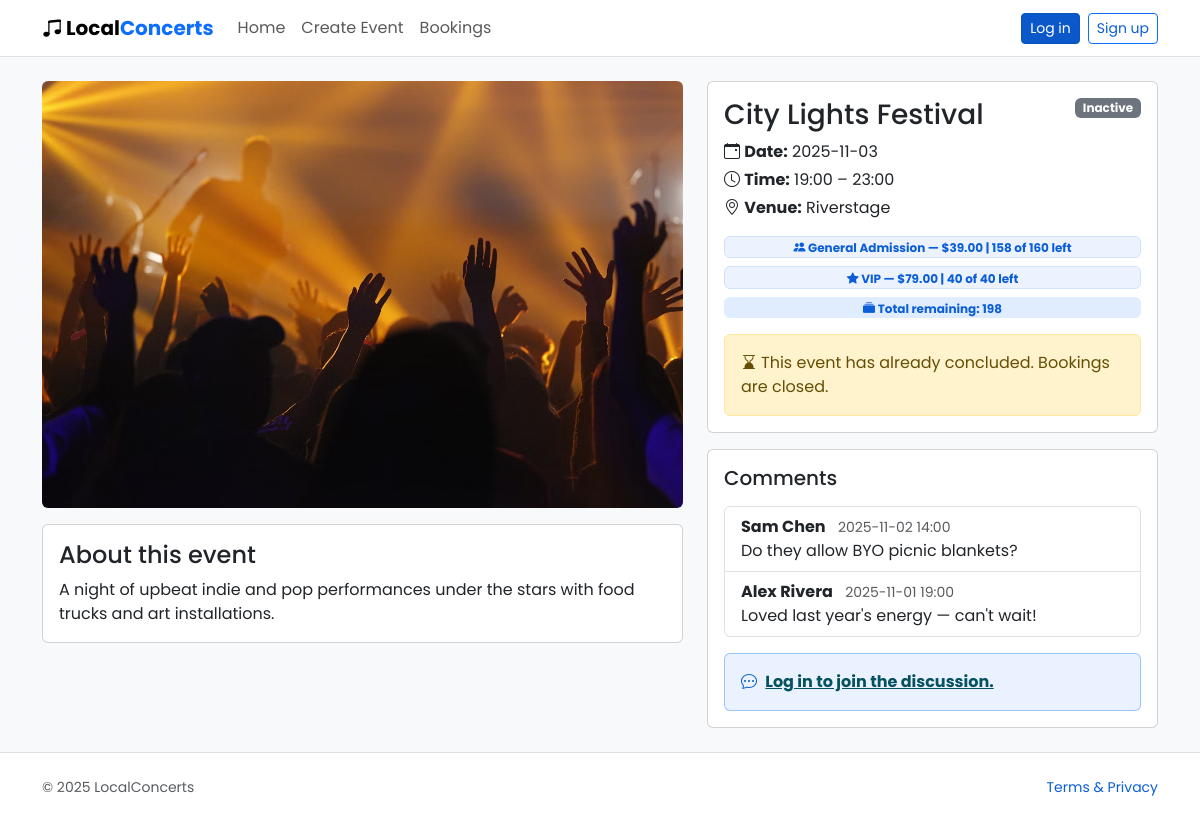
The page /events/1 on the database its author committed.
### website/models.py (models this page shows, shortened)
class Event(db.Model):
    id = db.Column(db.Integer, primary_key=True)
    title = db.Column(db.String(150), nullable=False)
    venue = db.Column(db.String(150), nullable=False)
    description = db.Column(db.Text, nullable=False)
    start_time = db.Column(db.DateTime, nullable=False)
    end_time = db.Column(db.DateTime, nullable=False)
    general_price = db.Column(db.Numeric(10, 2), nullable=False, default=0)
    vip_price = db.Column(db.Numeric(10, 2), nullable=True)
    status = db.Column(db.String(40), nullable=False, default='Open')
    category = db.Column(db.String(60))
    image_url = db.Column(db.String(255))
    general_capacity = db.Column(db.Integer, nullable=False, default=50)
    vip_capacity = db.Column(db.Integer, nullable=False, default=0)
    owner_id = db.Column(db.Integer, db.ForeignKey('user.id'), nullable=False)
    comments = db.relationship('Comment', back_populates='event', cascade='all, delete-orphan')
    orders = db.relationship('Order', back_populates='event', cascade='all, delete-orphan')
    owner = db.relationship('User', back_populates='events')
    @property
    def is_expired(self) -> bool:
        reference = self.end_time or self.start_time
        if reference is None:
            return False
        return reference < datetime.utcnow()
    @property
    def display_status(self) -> str:
        base_status = (self.status or '').strip()
        if base_status.lower() == 'cancelled':
            return 'Cancelled'
        if base_status.lower() == 'sold out' or self.total_remaining_tickets <= 0:
            return 'Sold Out'
        if self.is_expired:
            return 'Inactive'
        return base_status or 'Open'
    @property
    def general_tickets_sold(self) -> int:
        return sum(order.quantity for order in self.orders if order.ticket_type == 'general')
    @property
    def vip_tickets_sold(self) -> int:
        return sum(order.quantity for order in self.orders if order.ticket_type == 'vip')
    @property
    def general_remaining_tickets(self) -> int:
        return max(self.general_capacity - self.general_tickets_sold, 0)
    @property
    def vip_remaining_tickets(self) -> int:
        return max(self.vip_capacity - self.vip_tickets_sold, 0)
    @property
    def total_remaining_tickets(self) -> int:
        return self.general_remaining_tickets + self.vip_remaining_tickets

class Comment(db.Model):
    id = db.Column(db.Integer, primary_key=True)
    body = db.Column(db.Text, nullable=False)
    created_at = db.Column(db.DateTime, nullable=False, default=datetime.utcnow)
    user_id = db.Column(db.Integer, db.ForeignKey('user.id'), nullable=False)
    event_id = db.Column(db.Integer, db.ForeignKey('event.id'), nullable=False)
    user = db.relationship('User', back_populates='comments')
    event = db.relationship('Event', back_populates='comments')

class User(db.Model, UserMixin):
    id = db.Column(db.Integer, primary_key=True)
    first_name = db.Column(db.String(80), nullable=False)
    last_name = db.Column(db.String(80), nullable=False)
    email = db.Column(db.String(120), unique=True, nullable=False)
    password_hash = db.Column(db.String(255), nullable=False)
    contact_number = db.Column(db.String(30), nullable=False)
    street_address = db.Column(db.String(255), nullable=False)
    orders = db.relationship('Order', back_populates='user', cascade='all, delete-orphan')
    comments = db.relationship('Comment', back_populates='user', cascade='all, delete-orphan')
    events = db.relationship('Event', back_populates='owner', cascade='all, delete-orphan')
    @property
    def name(self) -> str:
        return f"{self.first_name} {self.last_name}".strip()

### website/views.py (the view)
@main_bp.route('/events/<int:event_id>')
def event(event_id: int):
    event = db.session.get(Event, event_id)
    if event is None:
        abort(404)
    return _render_event(event)

### website/templates/event.html (shortened to what this page needs)
<!doctype html>
<html lang="en">
<head>
  <link href="https://cdn.jsdelivr.net/npm/bootstrap@5.3.3/dist/css/bootstrap.min.css" rel="stylesheet"/>
  <link href="https://cdn.jsdelivr.net/npm/bootstrap-icons@1.11.3/font/bootstrap-icons.css" rel="stylesheet"/>
  <link rel="stylesheet" href="{{ url_for('static', filename='style/styles.css') }}"/>
</head>
<body>
  <nav class="navbar navbar-expand-lg navbar-light bg-white border-bottom">
    <div class="container">
      <a class="navbar-brand fw-bold" href="{{ url_for('main.index') }}"><i class="bi bi-music-note-beamed me-1"></i>Local<span>Concerts</span></a>
      <div class="collapse navbar-collapse" id="navMain">
        <ul class="navbar-nav me-auto">
          <li class="nav-item"><a class="nav-link" href="{{ url_for('main.index') }}">Home</a></li>
          <li class="nav-item"><a class="nav-link" href="{{ url_for('main.create_event') }}">Create Event</a></li>
          <li class="nav-item"><a class="nav-link" href="{{ url_for('main.bookings') }}">Bookings</a></li>
        </ul>
        <div class="ms-3 d-flex align-items-center gap-2">
          {% if current_user.is_authenticated %}
            <span class="badge text-bg-success">Signed in as {{ current_user.name }}</span>
            <a class="btn btn-outline-secondary btn-sm" href="{{ url_for('auth.logout') }}">Log out</a>
          {% else %}
            <a class="btn btn-primary btn-sm{% if active_tab != 'register' %} active{% endif %}" aria-current="{{ 'page' if active_tab != 'register' else 'false' }}" href="{{ url_for('auth.login') }}">Log in</a>
            <a class="btn btn-outline-secondary btn-sm{% if active_tab == 'register' %} active{% endif %}" aria-current="{{ 'page' if active_tab == 'register' else 'false' }}" href="{{ url_for('auth.login', tab='register') }}">Sign up</a>
          {% endif %}
        </div>
      </div>
    </div>
  </nav>
  <main class="container py-4">
    <div class="row g-4">
      <div class="col-lg-7">
        <img src="{{ event_image_url }}" alt="{{ event.title }}" class="img-fluid rounded mb-3 w-100">
        <div class="card">
          <div class="card-body">
            <h4 class="card-title">About this event</h4>
            <p class="mb-0">{{ event.description }}</p>
          </div>
        </div>
      </div>
      <div class="col-lg-5">
        <div class="card">
          <div class="card-body">
            <div class="d-flex justify-content-between align-items-start mb-2">
              <h3 class="mb-0">{{ event.title }}</h3>
              {% set status_label = event.display_status %}
              {% if status_label %}
              {% set status_lower = status_label|lower %}
              {% set badge_class = 'secondary' %}
              {% if 'open' in status_lower %}
                {% set badge_class = 'success' %}
              {% elif 'sold' in status_lower %}
                {% set badge_class = 'danger' %}
              {% elif 'cancel' in status_lower %}
                {% set badge_class = 'dark' %}
              {% elif 'expired' in status_lower %}
                {% set badge_class = 'secondary' %}
              {% endif %}
              <span class="badge text-bg-{{ badge_class }}">{{ status_label }}</span>
              {% endif %}
            </div>
            <p class="mb-1"><i class="bi bi-calendar-event"></i> <strong>Date:</strong> {{ event.start_time.strftime('%Y-%m-%d') if event.start_time else 'TBA' }}</p>
            <p class="mb-1"><i class="bi bi-clock"></i> <strong>Time:</strong>
              {% if event.start_time and event.end_time %}
                {{ event.start_time.strftime('%H:%M') }} – {{ event.end_time.strftime('%H:%M') }}
              {% else %}
                TBA
              {% endif %}
            </p>
            <p class="mb-3"><i class="bi bi-geo-alt"></i> <strong>Venue:</strong> {{ event.venue }}</p>
            <div class="mb-3 d-flex flex-column gap-2">
              <span class="badge text-bg-light border">
                <i class="bi bi-people-fill"></i>
                General Admission — ${{ '{:.2f}'.format(event.general_price) }} |
                {{ general_available }} of {{ event.general_capacity }} left
              </span>
              {% if event.vip_capacity > 0 %}
                <span class="badge text-bg-light border">
                  <i class="bi bi-star-fill"></i>
                  VIP — ${{ '{:.2f}'.format(event.vip_price if event.vip_price is not none else event.general_price) }} |
                  {{ vip_available }} of {{ event.vip_capacity }} left
                </span>
              {% endif %}
              <span class="badge text-bg-info text-dark">
                <i class="bi bi-collection-fill"></i>
                Total remaining: {{ general_available + vip_available }}
              </span>
            </div>
            {% if event.status.lower() == 'cancelled' %}
              <div class="alert alert-danger mb-0" role="alert">
                <i class="bi bi-x-octagon-fill me-1"></i>This event has been cancelled. Bookings are unavailable.
              </div>
            {% elif event.status.lower() == 'sold out' %}
              <div class="alert alert-secondary mb-0" role="alert">
                <i class="bi bi-exclamation-triangle me-1"></i>Tickets are sold out for this event.
              </div>
            {% elif event.is_expired %}
              <div class="alert alert-warning mb-0" role="alert">
                <i class="bi bi-hourglass-bottom me-1"></i>This event has already concluded. Bookings are closed.
              </div>
            {% endif %}
          </div>
        </div>
        <div class="card mt-3">
          <div class="card-body">
            <h5 class="card-title mb-3">Comments</h5>
            <ul class="list-group mb-3">
              {% set ordered_comments = event.comments | sort(attribute='created_at', reverse=True) %}
              {% if ordered_comments %}
                {% for comment in ordered_comments %}
                  <li class="list-group-item">
                    <strong>{{ comment.user.name if comment.user else 'Guest' }}</strong>
                    <small class="text-muted ms-2">{{ comment.created_at.strftime('%Y-%m-%d %H:%M') if comment.created_at else '' }}</small>
                    <div>{{ comment.body }}</div>
                  </li>
                {% endfor %}
              {% else %}
                <li class="list-group-item text-muted">No comments yet.</li>
              {% endif %}
            </ul>
            {% if current_user.is_authenticated %}
              <form class="d-grid gap-2" method="post" action="{{ url_for('main.add_comment', event_id=event.id) }}" novalidate>
                {{ comment_form.hidden_tag() }}
                {% set comment_classes = 'form-control' + (' is-invalid' if comment_form.body.errors else '') %}
                {{ comment_form.body(class_=comment_classes, rows='2', placeholder='Write a comment...') }}
                {% if comment_form.body.errors %}
                  <div class="invalid-feedback d-block">{{ comment_form.body.errors[0] }}</div>
                {% endif %}
                {{ comment_form.submit(class_='btn btn-outline-primary') }}
              </form>
            {% else %}
              <div class="alert alert-info mb-0" role="alert">
                <i class="bi bi-chat-dots me-1"></i>
                <a class="alert-link" href="{{ url_for('auth.login', next=url_for('main.event', event_id=event.id)) }}">Log in to join the discussion.</a>
              </div>
            {% endif %}
          </div>
        </div>
      </div>
    </div>
  </main>
  <footer class="py-4 bg-white border-top">
    <div class="container d-flex justify-content-between align-items-center">
      <span class="text-muted small">&copy; <span>2025</span> LocalConcerts</span>
      <a class="small text-decoration-none" href="#">Terms & Privacy</a>
    </div>
  </footer>
</body>
</html>

### website/static/style/styles.css (style rules this page uses)
:root { --brand-accent: #0d6efd; --brand-accent-dark: #0b5ed7; --brand-accent-light: #d0e2ff; }
body { background: #f8f9fa; font-family: 'Poppins', sans-serif; }
.navbar { background: #ffffff; border-bottom: 1px solid rgba(13, 110, 253, 0.12); }
.navbar-brand span { color: var(--brand-accent); font-weight: 700; }
.btn-primary { color: #fff; background-color: var(--brand-accent); border-color: var(--brand-accent); }
.btn-outline-secondary { color: var(--brand-accent-dark); border-color: var(--brand-accent); background-color: #fff; }
.badge.text-bg-light.border { border-color: var(--brand-accent-light) !important; color: var(--brand-accent-dark) !important; background-color: rgba(208, 226, 255, 0.4) !important; }
.badge.text-bg-info { background-color: rgba(208, 226, 255, 0.65) !important; color: var(--brand-accent-dark) !important; }
a, .btn-link { color: var(--brand-accent-dark); }
.navbar { position: relative; z-index: 1050; }
.alert-info { background-color: rgba(208, 226, 255, 0.45); border-color: rgba(13, 110, 253, 0.35); color: var(--brand-accent-dark); }

### rows shown on the page
Event: description "A night of upbeat indie and pop performances under the stars with food trucks and art installations.", title "City Lights Festival", start_time "2025-11-03", start_time "19:00", end_time "23:00", venue "Riverstage", general_price "39.00", general_capacity "160", vip_price "79.00", vip_capacity "40"
Comment: user "Sam Chen", created_at "2025-11-02 14:00", body "Do they allow BYO picnic blankets?"
Comment: user "Alex Rivera", created_at "2025-11-01 19:00", body "Loved last year's energy — can't wait!"

### other values the page prints
{{ status_label }} "Inactive"
{{ general_available }} "158"
{{ vip_available }} "40"
{{ general_available + vip_available }} "198"
